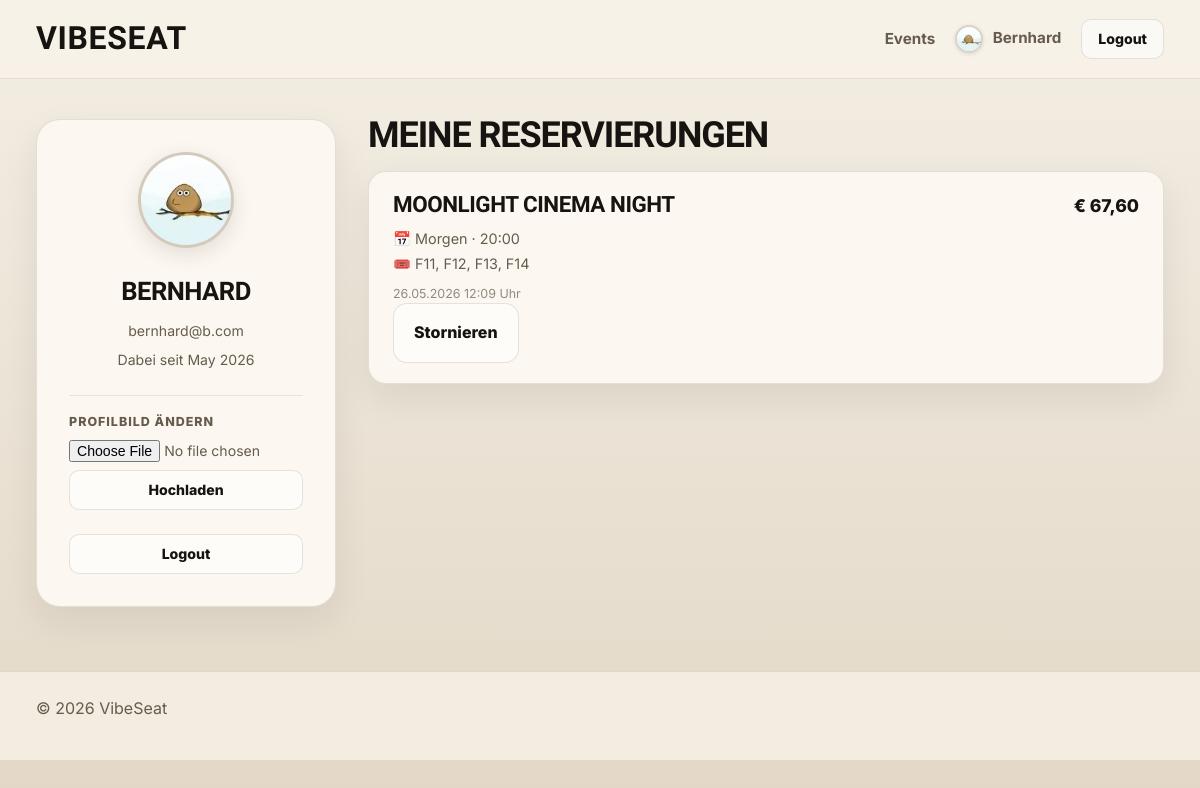
Page /projekt/profil.php (signed in) on the committed database.
### tables this page shows
CREATE TABLE `users` (
  `id` int NOT NULL AUTO_INCREMENT,
  `username` varchar(100) NOT NULL,
  `email` varchar(255) NOT NULL,
  `password_hash` varchar(255) NOT NULL,
  `created_at` timestamp NULL DEFAULT CURRENT_TIMESTAMP,
  `profilbild` varchar(255) DEFAULT NULL,
  PRIMARY KEY (`id`),
  UNIQUE KEY `username` (`username`),
  UNIQUE KEY `email` (`email`)
);

CREATE TABLE `reservierungen` (
  `id` int NOT NULL AUTO_INCREMENT,
  `user_id` int NOT NULL,
  `show_id` varchar(20) NOT NULL,
  `event_title` varchar(255) NOT NULL DEFAULT '',
  `show_display` varchar(255) NOT NULL DEFAULT '',
  `seats` varchar(255) NOT NULL,
  `vorname` varchar(100) NOT NULL DEFAULT '',
  `nachname` varchar(100) NOT NULL DEFAULT '',
  `email` varchar(255) NOT NULL DEFAULT '',
  `price_per_seat` decimal(8,2) NOT NULL DEFAULT '0.00',
  `total_price` decimal(8,2) NOT NULL DEFAULT '0.00',
  `created_at` timestamp NULL DEFAULT CURRENT_TIMESTAMP,
  `status` varchar(20) NOT NULL DEFAULT 'aktiv',
  PRIMARY KEY (`id`)
);

### projekt/profil.php (the view, shortened to what this page needs)
<?php
require_once __DIR__ . '/data/db.php';
function esc($value): string {
    return htmlspecialchars((string) $value, ENT_QUOTES, 'UTF-8');
}
$userId  = $_SESSION['user_id'];
$stmt = $conn->prepare('SELECT username, email, profilbild, created_at FROM users WHERE id = ?');
$stmt->bind_param('i', $userId);
$stmt->execute();
$user = $stmt->get_result()->fetch_assoc();
$stmt = $conn->prepare(
    'SELECT id, event_title, show_display, seats, total_price, created_at
     FROM reservierungen
     WHERE user_id = ?
     ORDER BY created_at DESC'
);
$stmt->bind_param('i', $userId);
$stmt->execute();
$reservations = $stmt->get_result()->fetch_all(MYSQLI_ASSOC);
?>
<!DOCTYPE html>
<html lang="de">
<head>
    <link rel="stylesheet" href="assets/css/style.css">
    <link rel="stylesheet" href="assets/css/auth.css">
</head>
<body>
<header class="seitenkopf">
    <div class="seitenbreite seitenkopf__leiste">
        <a href="index.php" class="markenname">VibeSeat</a>
        <nav class="hauptnavigation">
            <a class="hauptnavigation__link" href="index.php">Events</a>
            <a class="hauptnavigation__link hauptnavigation__link--aktiv" href="profil.php">
                <?php if (!empty($user['profilbild'])): ?>
                    <img class="nav-avatar" src="<?= esc($user['profilbild']) ?>" alt="Profilbild">
                <?php endif; ?>
                <?= esc($user['username']) ?>
            </a>
            <a class="schaltflaeche schaltflaeche--sekundaer schaltflaeche--klein" href="logout.php">Logout</a>
        </nav>
    </div>
</header>
<main class="seitenbreite profil-seite">
    <div class="profil-layout">
        <aside class="profil-karte">
            <div class="profil-avatar-bereich">
                <?php if (!empty($user['profilbild'])): ?>
                    <img class="profil-avatar" src="<?= esc($user['profilbild']) ?>" alt="Profilbild">
                <?php endif; ?>
            </div>
            <h2 class="profil-name"><?= esc($user['username']) ?></h2>
            <p class="profil-email"><?= esc($user['email']) ?></p>
            <p class="profil-seit">Dabei seit <?= date('M Y', strtotime($user['created_at'])) ?></p>
            <form method="POST" action="profil.php" enctype="multipart/form-data" class="profil-upload-form">
                <label class="auth-label" for="profilbild">Profilbild ändern</label>
                <input class="profil-file-input" type="file" id="profilbild" name="profilbild"
                       accept="image/jpeg,image/png,image/webp">
                <button class="schaltflaeche schaltflaeche--sekundaer schaltflaeche--klein" type="submit">Hochladen</button>
            </form>
            <a class="schaltflaeche schaltflaeche--sekundaer schaltflaeche--klein" href="logout.php" style="margin-top:1rem;">Logout</a>
        </aside>
        <section class="profil-reservierungen">
            <h2 class="profil-section-titel">Meine Reservierungen</h2>
            <?php if (empty($reservations)): ?>
                <div class="leerzustand">
                    <p class="leerzustand__text">Du hast noch keine Reservierungen.</p>
                    <a class="schaltflaeche schaltflaeche--primaer" href="index.php">Events entdecken</a>
                </div>
            <?php else: ?>
                <div class="reservierungen-liste">
                    <?php foreach ($reservations as $res): ?>
                        <div class="reservierungs-karte">
                            <div class="reservierungs-karte__kopf">
                                <h3 class="reservierungs-karte__titel"><?= esc($res['event_title']) ?></h3>
                                <span class="reservierungs-karte__preis">€ <?= number_format($res['total_price'], 2, ',', '.') ?></span>
                            </div>
                            <p class="reservierungs-karte__info">📅 <?= esc($res['show_display']) ?></p>
                            <p class="reservierungs-karte__info">🎟️ <?= esc($res['seats']) ?></p>
                            <p class="reservierungs-karte__datum"><?= date('d.m.Y H:i', strtotime($res['created_at'])) ?> Uhr</p>
                            <form method="POST" action="profil.php">
                                <button type="submit" class="schaltflaeche schaltflaeche--sekundaer">
                                    Stornieren
                                </button>
                            </form>
                        </div>
                    <?php endforeach; ?>
                </div>
            <?php endif; ?>
        </section>
    </div>
</main>
<footer class="seitenfuss">
    <div class="seitenbreite seitenfuss__inhalt">
        <p>© <?= date('Y') ?> VibeSeat</p>
    </div>
</footer>
</body>
</html>

### projekt/assets/css/style.css (style rules this page uses)
:root { --bg:#f3eee4; --bg2:#e3d8c7; --card:#fcf8f1; --card2:#f0e6d8; --text:#161311; --muted:#665b4c; --line:rgba(102,91,77,.14); --blue:#1c63d8; --blue-hover:#144faf; --dark:#181410; --dark2:#29211a; --light:#fffaf3; --max:1280px; --shadow:0 14px 36px rgba(31,24,14,.08); --shadow-strong:0 18px 40px rgba(31,24,14,.14); }
* { box-sizing:border-box; margin:0; padding:0; }
html { scroll-behavior:smooth; }
body { min-height:100vh; font-family:"Inter","Segoe UI",Arial,sans-serif; font-size:1rem; line-height:1.55; color:var(--text); background:linear-gradient(180deg,var(--bg),var(--bg2)); }
img, svg, picture { display:block; max-width:100%; }
a { color:inherit; text-decoration:none; }
button, input, select, textarea { font:inherit; }
button { border:0; background:none; }
.seitenbreite { width:min(94%,var(--max)); margin:0 auto; }
.markenname, .startbereich__titel, .veranstaltungsort_karte__titel, .suchbereich__titel, .bereichskopf__titel, .veranstaltungskarte__titel, .leerzustand__titel, .prozesskarte__titel { font-family:"Barlow Condensed",sans-serif; text-transform:uppercase; }
.startbereich__beschreibung, .suchbereich__info, .veranstaltungskarte__beschreibung, .leerzustand__text, .prozesskarte__text, .seitenfuss { color:var(--muted); }
.seitenkopf { position:sticky; top:0; z-index:100; background:rgba(248,242,233,.92); border-bottom:1px solid var(--line); }
.seitenkopf__leiste { min-height:78px; display:flex; align-items:center; justify-content:space-between; gap:24px; }
.markenname { font-size:2rem; font-weight:800; letter-spacing:.02em; }
.hauptnavigation { display:flex; align-items:center; gap:20px; flex-wrap:wrap; }
.hauptnavigation__link { color:var(--muted); font-weight:700; font-size:.95rem; }
.schaltflaeche { min-height:60px; padding:0 20px; display:inline-flex; align-items:center; justify-content:center; border:1px solid transparent; border-radius:14px; font-weight:800; white-space:nowrap; cursor:pointer; }
.schaltflaeche--sekundaer { background:rgba(255,255,255,.55); color:var(--text); border-color:rgba(102,91,77,.16); }
.seitenfuss { padding:24px 0 40px; background:rgba(247,242,232,.8); border-top:1px solid rgba(102,91,77,.14); }
.seitenfuss__inhalt { display:flex; justify-content:space-between; gap:16px; flex-wrap:wrap; }
.nav-avatar { width: 34px; height: 34px; border-radius: 50%; object-fit: cover; border: 2px solid rgba(102, 91, 77, 0.20); vertical-align: middle; display: inline-block; flex-shrink: 0; box-shadow: 0 1px 4px rgba(31, 24, 14, 0.12); transition: border-color 0.2s ease, box-shadow 0.2s ease; }
.schaltflaeche--klein { min-height: 38px; padding: 0 14px; font-size: 0.875rem; border-radius: 10px; }
.profil-avatar-bereich { display: flex; align-items: center; gap: 24px; margin-bottom: 28px; }
.profil-avatar { width: 110px; height: 110px; border-radius: 50%; object-fit: cover; border: 3px solid rgba(102, 91, 77, 0.18); box-shadow: 0 6px 20px rgba(31, 24, 14, 0.12); flex-shrink: 0; background: var(--kartenflaeche-zwei, #f0e6d8); }

### rows in the picture
users: profilbild (picture), username "Bernhard", username "BERNHARD", email "bernhard@b.com", created_at "May 2026"
reservierungen: event_title "MOONLIGHT CINEMA NIGHT", total_price "67,60", show_display "Morgen · 20:00", seats "F11, F12, F13, F14", created_at "26.05.2026 12:09"
